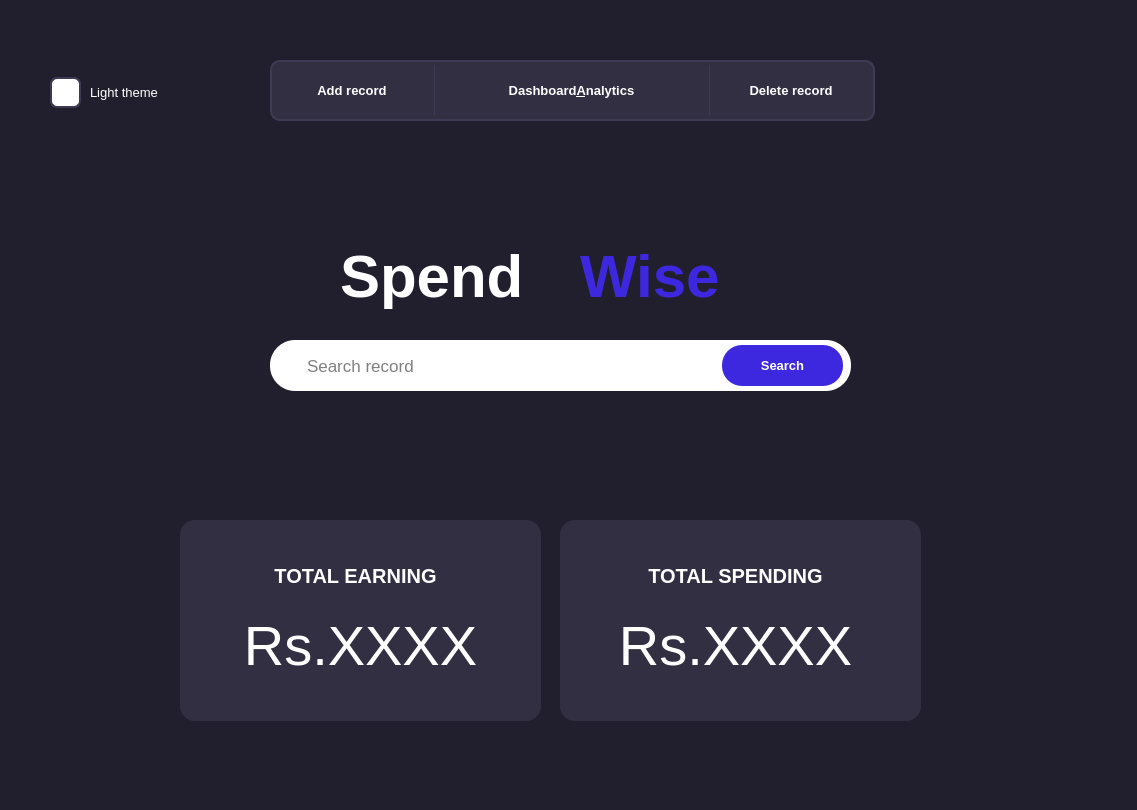
<?xml version="1.0" encoding="UTF-8"?>
<ui version="4.0">
 <class>Form</class>
 <widget class="QWidget" name="Form">
  <property name="geometry">
   <rect>
    <x>0</x>
    <y>0</y>
    <width>1137</width>
    <height>810</height>
   </rect>
  </property>
  <property name="windowTitle">
   <string>Form</string>
  </property>
  <property name="styleSheet">
   <string notr="true">background-color:rgb(33, 31, 45);
</string>
  </property>
  <widget class="QLabel" name="label">
   <property name="geometry">
    <rect>
     <x>340</x>
     <y>210</y>
     <width>311</width>
     <height>131</height>
    </rect>
   </property>
   <property name="font">
    <font>
     <pointsize>45</pointsize>
     <weight>75</weight>
     <bold>true</bold>
    </font>
   </property>
   <property name="styleSheet">
    <string notr="true">color:white;</string>
   </property>
   <property name="text">
    <string>Spend</string>
   </property>
  </widget>
  <widget class="QLabel" name="label_2">
   <property name="geometry">
    <rect>
     <x>580</x>
     <y>210</y>
     <width>201</width>
     <height>131</height>
    </rect>
   </property>
   <property name="font">
    <font>
     <pointsize>45</pointsize>
     <weight>75</weight>
     <bold>true</bold>
    </font>
   </property>
   <property name="styleSheet">
    <string notr="true">color:rgb(61, 40, 224);</string>
   </property>
   <property name="text">
    <string>Wise</string>
   </property>
  </widget>
  <widget class="QLineEdit" name="lineEdit">
   <property name="geometry">
    <rect>
     <x>270</x>
     <y>340</y>
     <width>581</width>
     <height>51</height>
    </rect>
   </property>
   <property name="font">
    <font>
     <pointsize>13</pointsize>
     <weight>50</weight>
     <bold>false</bold>
    </font>
   </property>
   <property name="styleSheet">
    <string notr="true">background-color:white;
border-radius:25px;
padding-left:35px;</string>
   </property>
   <property name="placeholderText">
    <string>Search record</string>
   </property>
  </widget>
  <widget class="QFrame" name="frame">
   <property name="geometry">
    <rect>
     <x>270</x>
     <y>60</y>
     <width>605</width>
     <height>61</height>
    </rect>
   </property>
   <property name="styleSheet">
    <string notr="true">background-color:rgb(50, 47, 67);
border-radius:10px;
border:2px solid;
border-color:rgb(62, 58, 83);</string>
   </property>
   <widget class="QPushButton" name="pushButton">
    <property name="geometry">
     <rect>
      <x>2</x>
      <y>3</y>
      <width>160</width>
      <height>55</height>
     </rect>
    </property>
    <property name="font">
     <font>
      <pointsize>10</pointsize>
      <weight>75</weight>
      <bold>true</bold>
     </font>
    </property>
    <property name="cursor">
     <cursorShape>PointingHandCursor</cursorShape>
    </property>
    <property name="styleSheet">
     <string notr="true">QPushButton{
	color:white;
	border:none;
}

QPushButton:hover{
	background-color:rgb(61, 40, 224);
	border-top-left-radius:7px;
	border-bottom-left-radius:7px;
	border-top-right-radius:0px;
	border-bottom-right-radius:0px;
}</string>
    </property>
    <property name="text">
     <string>Add record</string>
    </property>
   </widget>
   <widget class="QPushButton" name="pushButton_2">
    <property name="geometry">
     <rect>
      <x>166</x>
      <y>3</y>
      <width>271</width>
      <height>55</height>
     </rect>
    </property>
    <property name="font">
     <font>
      <pointsize>10</pointsize>
      <weight>75</weight>
      <bold>true</bold>
     </font>
    </property>
    <property name="cursor">
     <cursorShape>PointingHandCursor</cursorShape>
    </property>
    <property name="styleSheet">
     <string notr="true">QPushButton{
	color:white;
	border-radius:0px;
	border:none;
	border-top-left-radius:0px;
	border-bottom-left-radius:0px;
	border-top-right-radius:0px;
	border-bottom-right-radius:0px;
}

QPushButton:hover{
	background-color:rgb(61, 40, 224);
}</string>
    </property>
    <property name="text">
     <string>Dashboard&amp;Analytics</string>
    </property>
   </widget>
   <widget class="Line" name="line">
    <property name="geometry">
     <rect>
      <x>164</x>
      <y>5</y>
      <width>1</width>
      <height>50</height>
     </rect>
    </property>
    <property name="orientation">
     <enum>Qt::Vertical</enum>
    </property>
   </widget>
   <widget class="QPushButton" name="pushButton_5">
    <property name="geometry">
     <rect>
      <x>441</x>
      <y>3</y>
      <width>160</width>
      <height>55</height>
     </rect>
    </property>
    <property name="font">
     <font>
      <pointsize>10</pointsize>
      <weight>75</weight>
      <bold>true</bold>
     </font>
    </property>
    <property name="cursor">
     <cursorShape>PointingHandCursor</cursorShape>
    </property>
    <property name="styleSheet">
     <string notr="true">QPushButton{
	color:white;
	border-radius:0px;
	border:none;
	border-top-left-radius:0px;
	border-bottom-left-radius:0px;
	border-top-right-radius:7px;
	border-bottom-right-radius:7px;
}

QPushButton:hover{
	background-color:rgb(61, 40, 224);
}</string>
    </property>
    <property name="text">
     <string>Delete record</string>
    </property>
   </widget>
   <widget class="Line" name="line_2">
    <property name="geometry">
     <rect>
      <x>439</x>
      <y>5</y>
      <width>1</width>
      <height>50</height>
     </rect>
    </property>
    <property name="orientation">
     <enum>Qt::Vertical</enum>
    </property>
   </widget>
  </widget>
  <widget class="QPushButton" name="pushButton_3">
   <property name="geometry">
    <rect>
     <x>50</x>
     <y>77</y>
     <width>31</width>
     <height>31</height>
    </rect>
   </property>
   <property name="cursor">
    <cursorShape>PointingHandCursor</cursorShape>
   </property>
   <property name="styleSheet">
    <string notr="true">background-color:white;
border:2px solid;
border-color:rgb(62, 58, 83);
border-radius:7px;</string>
   </property>
   <property name="text">
    <string/>
   </property>
   <property name="checkable">
    <bool>true</bool>
   </property>
  </widget>
  <widget class="QLabel" name="label_3">
   <property name="geometry">
    <rect>
     <x>90</x>
     <y>77</y>
     <width>101</width>
     <height>31</height>
    </rect>
   </property>
   <property name="font">
    <font>
     <pointsize>10</pointsize>
    </font>
   </property>
   <property name="styleSheet">
    <string notr="true">color:white;</string>
   </property>
   <property name="text">
    <string>Light theme</string>
   </property>
  </widget>
  <widget class="QFrame" name="frame_2">
   <property name="geometry">
    <rect>
     <x>180</x>
     <y>520</y>
     <width>361</width>
     <height>201</height>
    </rect>
   </property>
   <property name="styleSheet">
    <string notr="true">background-color:rgb(50, 47, 67);
border-radius:15px;</string>
   </property>
   <property name="frameShape">
    <enum>QFrame::StyledPanel</enum>
   </property>
   <property name="frameShadow">
    <enum>QFrame::Raised</enum>
   </property>
   <widget class="QLabel" name="label_4">
    <property name="geometry">
     <rect>
      <x>70</x>
      <y>40</y>
      <width>211</width>
      <height>31</height>
     </rect>
    </property>
    <property name="font">
     <font>
      <pointsize>15</pointsize>
      <weight>75</weight>
      <bold>true</bold>
     </font>
    </property>
    <property name="styleSheet">
     <string notr="true">
color:white;</string>
    </property>
    <property name="text">
     <string>TOTAL EARNING</string>
    </property>
    <property name="alignment">
     <set>Qt::AlignCenter</set>
    </property>
   </widget>
   <widget class="QLabel" name="label_5">
    <property name="geometry">
     <rect>
      <x>40</x>
      <y>80</y>
      <width>281</width>
      <height>91</height>
     </rect>
    </property>
    <property name="font">
     <font>
      <pointsize>42</pointsize>
     </font>
    </property>
    <property name="styleSheet">
     <string notr="true">
color:white;</string>
    </property>
    <property name="text">
     <string>Rs.XXXX</string>
    </property>
    <property name="alignment">
     <set>Qt::AlignCenter</set>
    </property>
   </widget>
  </widget>
  <widget class="QFrame" name="frame_3">
   <property name="geometry">
    <rect>
     <x>560</x>
     <y>520</y>
     <width>361</width>
     <height>201</height>
    </rect>
   </property>
   <property name="styleSheet">
    <string notr="true">background-color:rgb(50, 47, 67);
border-radius:15px;</string>
   </property>
   <property name="frameShape">
    <enum>QFrame::StyledPanel</enum>
   </property>
   <property name="frameShadow">
    <enum>QFrame::Raised</enum>
   </property>
   <widget class="QLabel" name="label_6">
    <property name="geometry">
     <rect>
      <x>60</x>
      <y>40</y>
      <width>231</width>
      <height>31</height>
     </rect>
    </property>
    <property name="font">
     <font>
      <pointsize>15</pointsize>
      <weight>75</weight>
      <bold>true</bold>
     </font>
    </property>
    <property name="styleSheet">
     <string notr="true">
color:white;</string>
    </property>
    <property name="text">
     <string>TOTAL SPENDING</string>
    </property>
    <property name="alignment">
     <set>Qt::AlignCenter</set>
    </property>
   </widget>
   <widget class="QLabel" name="label_7">
    <property name="geometry">
     <rect>
      <x>30</x>
      <y>80</y>
      <width>291</width>
      <height>91</height>
     </rect>
    </property>
    <property name="font">
     <font>
      <pointsize>42</pointsize>
     </font>
    </property>
    <property name="styleSheet">
     <string notr="true">
color:white;</string>
    </property>
    <property name="text">
     <string>Rs.XXXX</string>
    </property>
    <property name="alignment">
     <set>Qt::AlignCenter</set>
    </property>
   </widget>
  </widget>
  <widget class="QPushButton" name="pushButton_4">
   <property name="geometry">
    <rect>
     <x>722</x>
     <y>345</y>
     <width>121</width>
     <height>41</height>
    </rect>
   </property>
   <property name="font">
    <font>
     <pointsize>10</pointsize>
     <weight>75</weight>
     <bold>true</bold>
    </font>
   </property>
   <property name="styleSheet">
    <string notr="true">background-color:rgb(61, 40, 224);
font-weight:bold;
color:white;
border:none;
border-radius:20px;</string>
   </property>
   <property name="text">
    <string>Search</string>
   </property>
  </widget>
 </widget>
 <resources/>
 <connections/>
</ui>
